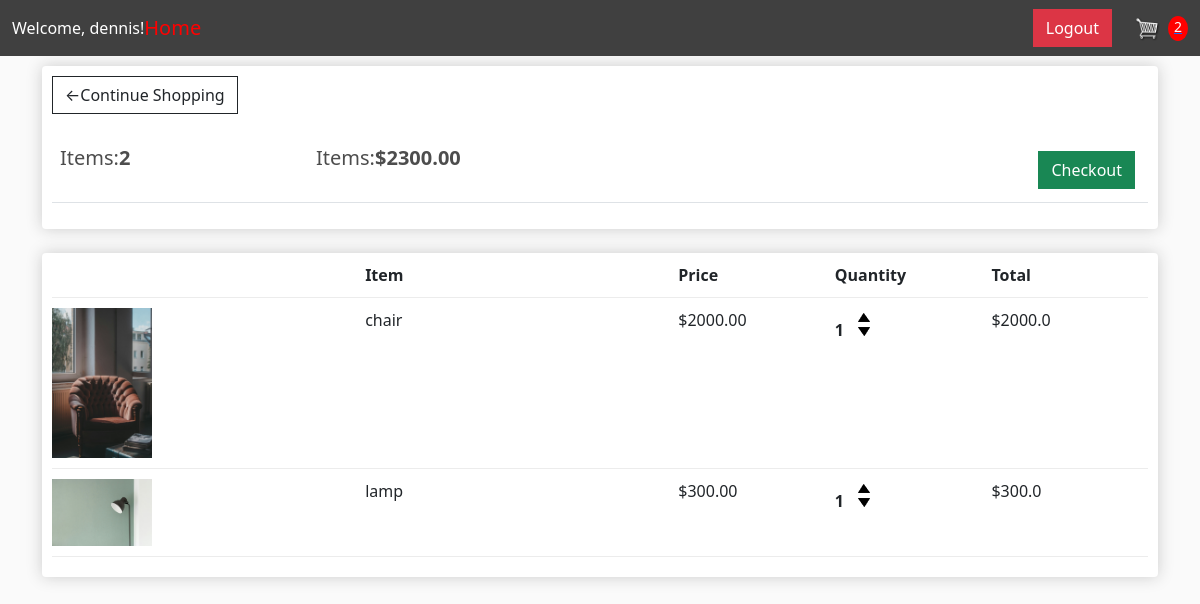
Page /cart/ (signed in) on the earlier database version.
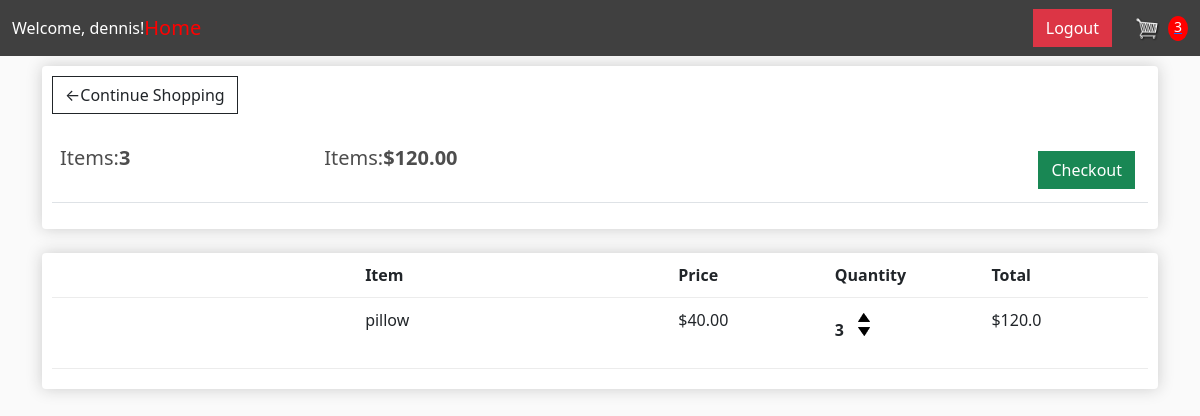
Same page on the later database version.
### store/models.py (models this page shows, shortened)
class Order(models.Model):
    customer = models.ForeignKey(Customer, on_delete=models.SET_NULL, null=True, blank=True)
    date_ordered = models.DateTimeField(auto_now_add= True)
    complete = models.BooleanField(default= False,null= True, blank= False)
    transaction_id = models.CharField(max_length=100, null= True)
    @property
    def get_cart_total(self):
        orderitems = self.orderitem_set.all()
        total = sum([item.get_total for item in orderitems])
        return total
    @property
    def get_cart_items(self):
        orderitems = self.orderitem_set.all()
        total = sum([item.quantity for item in orderitems])
        return total

class OrderItem(models.Model):
    product = models.ForeignKey(Product, on_delete=models.SET_NULL, null=True, blank=True)
    order = models.ForeignKey(Order,on_delete=models.SET_NULL,null=True,blank=True)
    quantity = models.IntegerField(default=0, null=True, blank=True)
    date_added = models.DateTimeField(auto_now_add=True)
    @property
    def get_total(self):
        total = self.product.price * self.quantity
        return total

class Product(models.Model):
    name = models.CharField(max_length=200, null= True)
    price = models.FloatField()
    digital = models.BooleanField(default= False, null=True, blank= True)
    image = models.ImageField(null=True, blank=True)
    @property
    def imageURL(self):
        try:
            url = self.image.url
        except:
            url = ''
        return url

### store/views.py (the view)
# urls.py: path('cart/', views.cart, name= "cart"),
def cart(request):
    user = request.user
    if request.user.is_authenticated:
        if not hasattr(user, 'customer'):
            Customer.objects.create(user=user, name=user.username, email=user.email)
        customer = request.user.customer
        order, created = Order.objects.get_or_create(customer=customer, complete=False)
        items = order.orderitem_set.all()
        cartItems = order.get_cart_items
    else:
        items = []
        order = {'get_cart_total':0, 'get_cart_items':0, 'shipping': False }
        cartItems = order['get_cart_items']
    context = {'items':items, 'order':order,'cartItems':cartItems, 'user_name': user.username}
    return render(request, 'cart.html', context)

### templates/cart.html
{% extends 'main.html'%}
{% load static %}
{% block content%}
    <div class="row">
        <div class="col-lg-12">
            <div class="box-element">
                <a href="{% url 'store'%}" class="btn btn-outline-dark">&#8592;Continue Shopping</a>
                <br>
                <br>
                <table class="table">
                    <tr>
                        <th><h5>Items:<strong>{{order.get_cart_items}}</strong></h5></th>
                        <th><h5>Items:<strong>${{order.get_cart_total|floatformat:2}}</strong></h5></th>
                        <th>
                            <a style="float:right;margin: 5px;" href="{% url 'checkout'%}" class="btn btn-success">Checkout</a>
                        </th>
                    </tr>
                </table>
            </div>
            <br>
            <div class="box-element">
                <div class="cart-row">
                    <div style="flex:2"></div>
                    <div style="flex:2"><strong>Item</strong></div>
                    <div style="flex:1"><strong>Price</strong></div>
                    <div style="flex:1"><strong>Quantity</strong></div>
                    <div style="flex:1"><strong>Total</strong></div>
                </div>
                {% for item in items %}
                <div class="cart-row">
                    <div style="flex:2"><img class="row-image" src="{{item.product.imageURL}}" alt=""></div>
                    <div style="flex:2"><p>{{item.product.name}}</p></div>
                    <div style="flex:1"><p>${{item.product.price|floatformat:2}}</p></div>
                    <div style="flex:1">
                        <p class="quantity">{{item.quantity}}</p>
                        <div class="quantity">
                            <img data-product={{item.product.id}} data-action="add" src="{% static 'images/arrow-up.png'%}" alt="" class="chg-quantity update-cart">
                            <img data-product={{item.product.id}} data-action="remove" src="{% static 'images/arrow-down.png'%}" alt="" class="chg-quantity update-cart">
                        </div>
                    </div>
                    <div style="flex:1"><p>${{item.get_total}}</p></div>
                </div>
                {% endfor %}
            </div>
        </div>
    </div>
{% endblock content %}

### templates/main.html (shortened to what this page needs)
<!DOCTYPE html>
{% load static %}
<head>
    <link href="https://cdn.jsdelivr.net/npm/bootstrap@5.2.0/dist/css/bootstrap.min.css" rel="stylesheet">
    <link rel="stylesheet" type=" text/css" href="{% static 'css/main.css'%}">
</head>
<body>
    <nav class="navbar navbar-expand-lg" style="background-color: #404040; color: white;">
        <div class="container-fluid">
            {% if request.user.is_authenticated %}
                      <div>
                          <h8 style="color: white;">Welcome, {{ request.user.username }}!</h8>
                      </div>
            {% endif %}
            <div class="collapse navbar-collapse" id="navbarSupportedContent">
                <ul class="navbar-nav me-auto mb-2 mb-lg-0">
                    <a class="navbar-brand" href="{% url 'store' %}" style="color: red;">Home</a>
                </ul>
                <div class="d-flex align-items-center">
                    {% if request.user.is_authenticated %}
                    <a href="{% url 'user_logout' %}" class="btn btn-danger me-2">Logout</a>
                    {% else %}
                    <a href="{% url 'login' %}" class="btn btn-warning me-2">Login</a>
                    {% endif %}
                    <a href="{% url 'cart' %}" class="d-flex align-items-center">
                        <img id="cart-icon" src="{% static 'images/cart.png' %}" alt="">
                        <p id="cart-total" class="mb-0 ms-2" style="color: white;">{{cartItems}}</p>
                    </a>
                </div>
            </div>
        </div>
    </nav>
    <div class="container">
        {% block content %}
        {% endblock content%}
    </div>
</body>
</html>

Differences in the rows shown:
no longer on this page (row edited): Order: get_cart_items "2", get_cart_total "2300.00"
no longer on this page (row edited): OrderItem: product.imageURL (picture), product.name "chair", product.price "2000.00", quantity "1", get_total "2000.0"
no longer on this page (row edited): OrderItem: product.imageURL (picture), product.name "lamp", product.price "300.00", quantity "1", get_total "300.0"
added Order: get_cart_items "3", get_cart_total "120.00"
added OrderItem: product.name "pillow", product.price "40.00", quantity "3", get_total "120.0"
Other differences:
{{ cartItems }}: "2" → "3"
